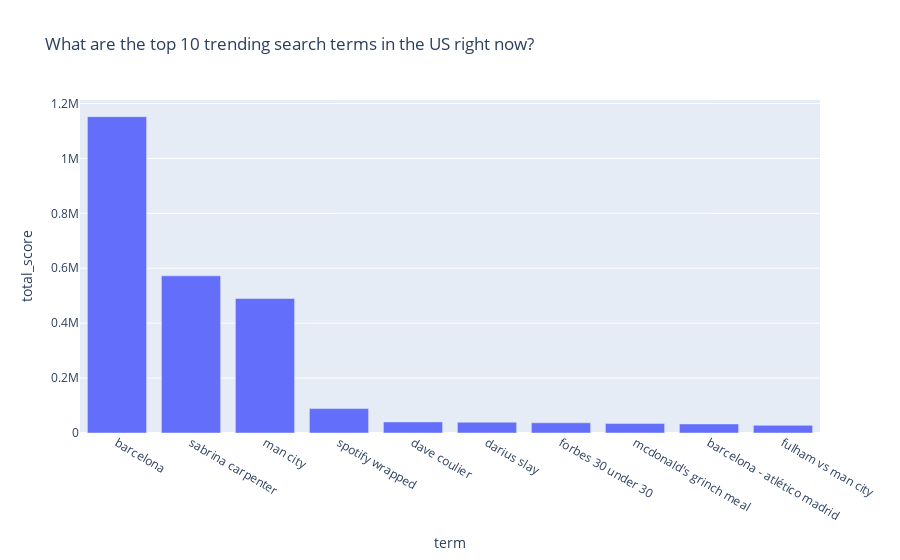

The code cell stored with this chart in its notebook:
### Code cell
# Google Trends (marketing/advertising data)
result = await analyse("What are the top 10 trending search terms in the US right now?", show_trace=True)

### Figure 1 — Plotly figure (JSON) as saved in the notebook; plotly's stock layout.template omitted (floating-point values rounded to 4 significant figures)
{"data": [{"hovertemplate": "term=%{x}<br>total_score=%{y}<extra></extra>", "legendgroup": "", "marker": {"color": "#636efa", "pattern": {"shape": ""}}, "name": "", "orientation": "v", "showlegend": false, "textposition": "auto", "type": "bar", "x": ["barcelona", "sabrina carpenter", "man city", "spotify wrapped", "dave coulier", "darius slay", "forbes 30 under 30", "mcdonald's grinch meal", "barcelona - atlético madrid", "fulham vs man city"], "xaxis": "x", "y": [1151975, 572295, 489856, 88825, 40426, 39283, 37147, 34371, 32915, 27843], "yaxis": "y"}], "layout": {"barmode": "relative", "legend": {"tracegroupgap": 0}, "title": {"text": "What are the top 10 trending search terms in the US right now?"}, "xaxis": {"anchor": "y", "domain": [0, 1], "title": {"text": "term"}}, "yaxis": {"anchor": "x", "domain": [0, 1], "title": {"text": "total_score"}}}}
